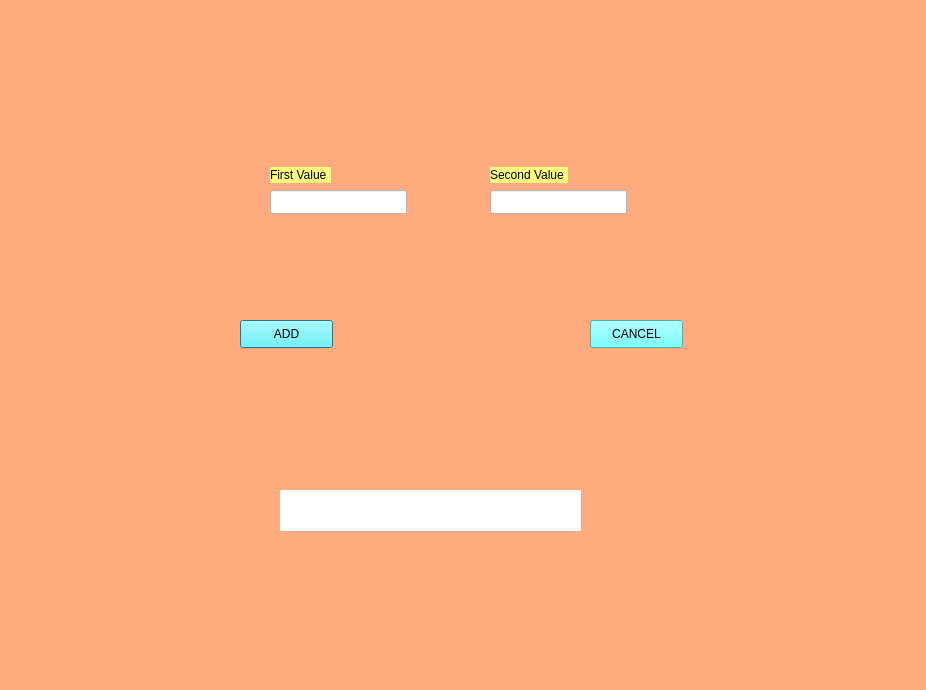
<?xml version="1.0" encoding="UTF-8"?>
<ui version="4.0">
 <class>Dialog</class>
 <widget class="QDialog" name="Dialog">
  <property name="geometry">
   <rect>
    <x>0</x>
    <y>0</y>
    <width>926</width>
    <height>690</height>
   </rect>
  </property>
  <property name="windowTitle">
   <string>Dialog</string>
  </property>
  <property name="styleSheet">
   <string notr="true">background-color: rgb(255, 170, 127);</string>
  </property>
  <widget class="QLabel" name="label">
   <property name="geometry">
    <rect>
     <x>270</x>
     <y>167</y>
     <width>61</width>
     <height>16</height>
    </rect>
   </property>
   <property name="styleSheet">
    <string notr="true">background-color: rgb(255, 255, 127);</string>
   </property>
   <property name="text">
    <string>First Value</string>
   </property>
  </widget>
  <widget class="QLineEdit" name="lineEdit">
   <property name="geometry">
    <rect>
     <x>270</x>
     <y>190</y>
     <width>137</width>
     <height>24</height>
    </rect>
   </property>
   <property name="styleSheet">
    <string notr="true">background-color: rgb(255, 255, 255);</string>
   </property>
  </widget>
  <widget class="QLineEdit" name="lineEdit_2">
   <property name="geometry">
    <rect>
     <x>490</x>
     <y>190</y>
     <width>137</width>
     <height>24</height>
    </rect>
   </property>
   <property name="styleSheet">
    <string notr="true">background-color: rgb(255, 255, 255);</string>
   </property>
  </widget>
  <widget class="QLabel" name="label_2">
   <property name="geometry">
    <rect>
     <x>490</x>
     <y>167</y>
     <width>78</width>
     <height>16</height>
    </rect>
   </property>
   <property name="styleSheet">
    <string notr="true">background-color: rgb(255, 255, 127);</string>
   </property>
   <property name="text">
    <string>Second Value</string>
   </property>
  </widget>
  <widget class="QPushButton" name="pushButton">
   <property name="geometry">
    <rect>
     <x>240</x>
     <y>320</y>
     <width>93</width>
     <height>28</height>
    </rect>
   </property>
   <property name="styleSheet">
    <string notr="true">background-color: rgb(85, 255, 255);</string>
   </property>
   <property name="text">
    <string>ADD</string>
   </property>
  </widget>
  <widget class="QPushButton" name="pushButton_2">
   <property name="geometry">
    <rect>
     <x>590</x>
     <y>320</y>
     <width>93</width>
     <height>28</height>
    </rect>
   </property>
   <property name="styleSheet">
    <string notr="true">background-color: rgb(85, 255, 255);</string>
   </property>
   <property name="text">
    <string>CANCEL</string>
   </property>
  </widget>
  <widget class="QLabel" name="label_3">
   <property name="geometry">
    <rect>
     <x>280</x>
     <y>490</y>
     <width>301</width>
     <height>41</height>
    </rect>
   </property>
   <property name="styleSheet">
    <string notr="true">background-color: rgb(255, 255, 255);</string>
   </property>
   <property name="text">
    <string/>
   </property>
  </widget>
 </widget>
 <resources/>
 <connections/>
</ui>
